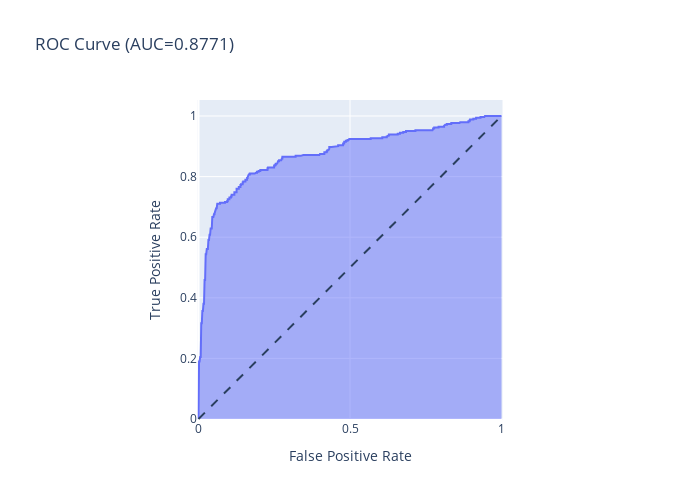

Notebook source saved alongside this figure:
### Code cell
roc(model, original_X, original_y).show()

### Figure 1 — Plotly figure (JSON) as saved in the notebook; plotly's stock layout.template omitted (floating-point values rounded to 4 significant figures; data arrays with more than 128 entries replaced by an {"elided": "..."} marker saying what was removed)
{"data": [{"hovertemplate": "False Positive Rate=%{x}<br>True Positive Rate=%{y}<extra></extra>", "legendgroup": "", "line": {"color": "#636efa"}, "mode": "lines", "name": "", "orientation": "v", "showlegend": false, "stackgroup": "1", "type": "scatter", "x": {"elided": "282 float values"}, "xaxis": "x", "y": {"elided": "282 float values"}, "yaxis": "y"}], "layout": {"height": 500, "legend": {"tracegroupgap": 0}, "shapes": [{"line": {"dash": "dash"}, "type": "line", "x0": 0, "x1": 1, "y0": 0, "y1": 1}], "title": {"text": "ROC Curve (AUC=0.8771)"}, "width": 700, "xaxis": {"anchor": "y", "constrain": "domain", "domain": [0, 1], "title": {"text": "False Positive Rate"}}, "yaxis": {"anchor": "x", "domain": [0, 1], "scaleanchor": "x", "scaleratio": 1, "title": {"text": "True Positive Rate"}}}}
